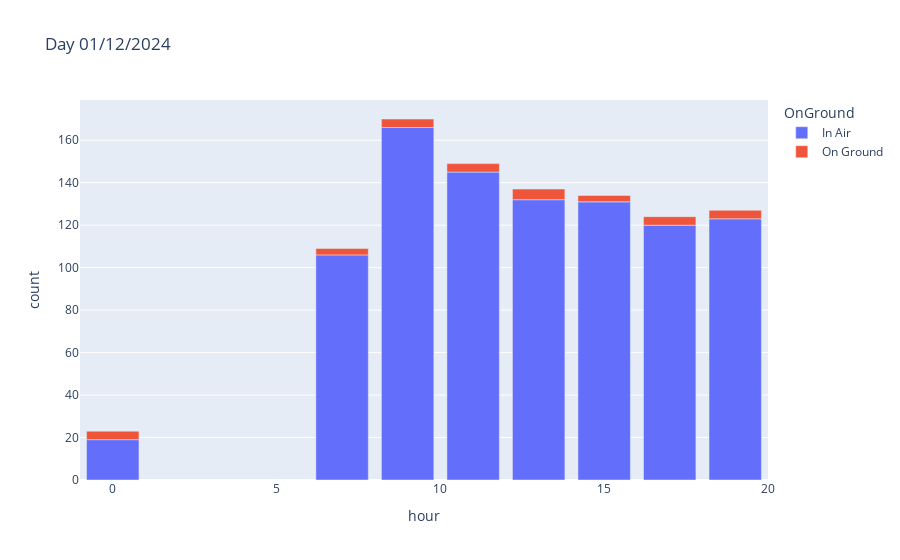
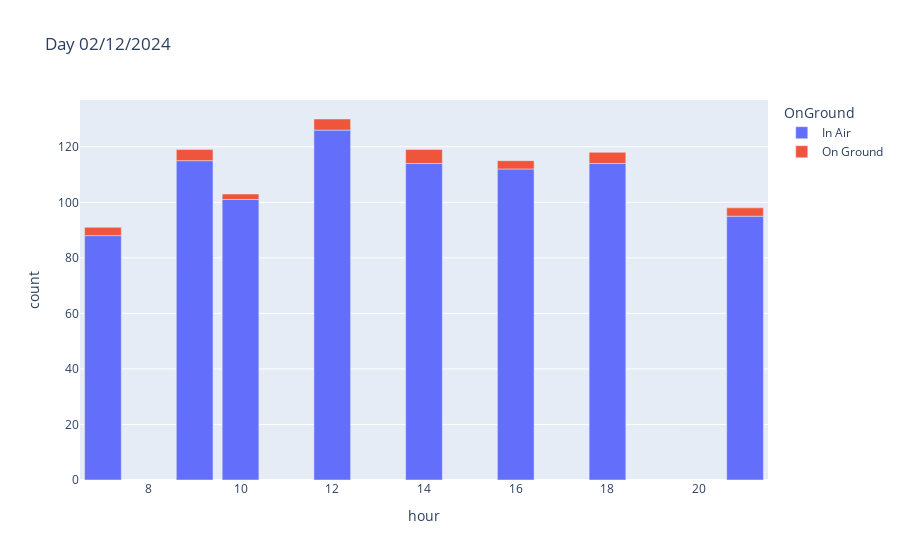
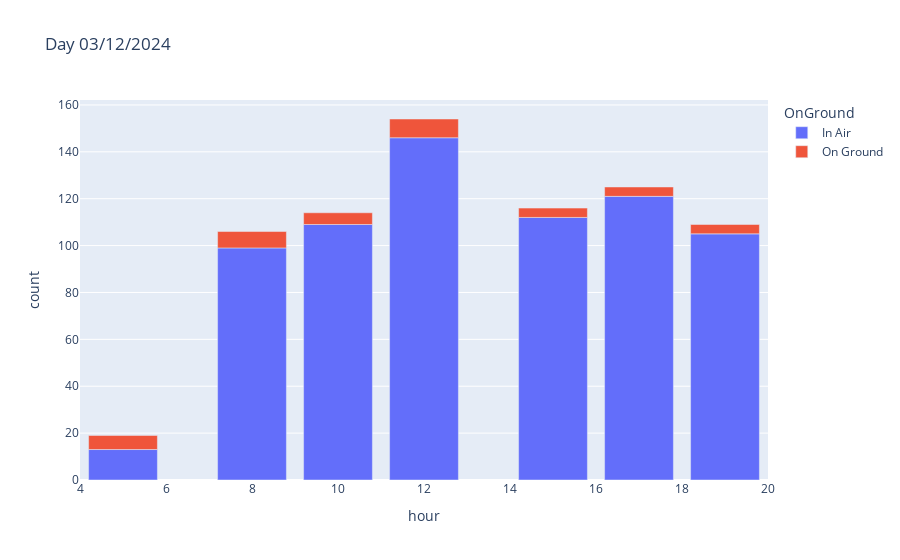
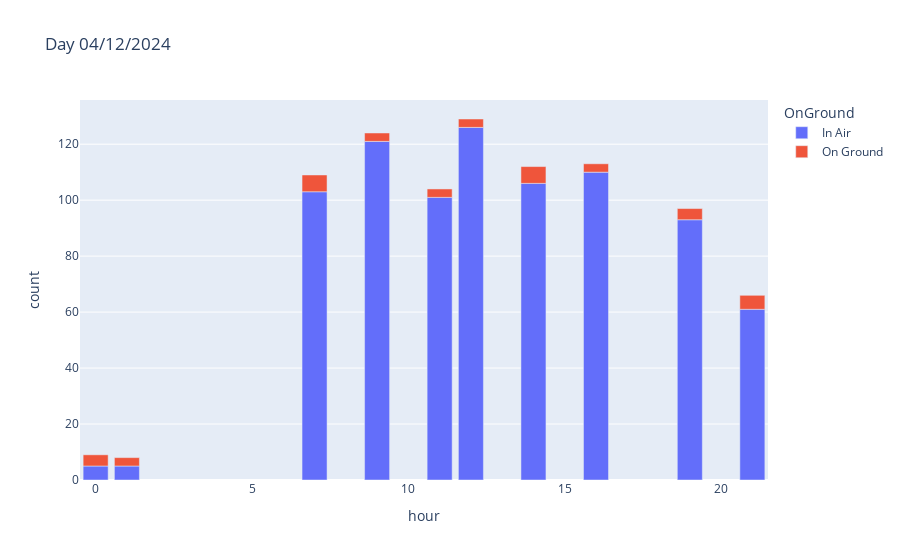

Source (notebook cell) for these figures, in order:
### Code cell
import plotly.express as px
days = df_11_grouped["day"].unique()
for day in days:
    df = df_11_grouped[df_11_grouped["day"] ==day]
    df =df.groupby(["hour","OnGround"])["OnGround"].size().reset_index(name="count")
    df["OnGround"] = df["OnGround"].replace({1: "On Ground", 0: "In Air"})
    
    fig = px.bar(df, x="hour", y="count", color="OnGround", title=f"Day {day}")

    fig.show()

### Figure 1 — Plotly figure (JSON) as saved in the notebook; plotly's stock layout.template omitted (floating-point values rounded to 4 significant figures)
{"data": [{"alignmentgroup": "True", "hovertemplate": "OnGround=In Air<br>hour=%{x}<br>count=%{y}<extra></extra>", "legendgroup": "In Air", "marker": {"color": "#636efa", "pattern": {"shape": ""}}, "name": "In Air", "offsetgroup": "In Air", "orientation": "v", "showlegend": true, "textposition": "auto", "type": "bar", "x": [0, 7, 9, 11, 13, 15, 17, 19], "xaxis": "x", "y": [19, 106, 166, 145, 132, 131, 120, 123], "yaxis": "y"}, {"alignmentgroup": "True", "hovertemplate": "OnGround=On Ground<br>hour=%{x}<br>count=%{y}<extra></extra>", "legendgroup": "On Ground", "marker": {"color": "#EF553B", "pattern": {"shape": ""}}, "name": "On Ground", "offsetgroup": "On Ground", "orientation": "v", "showlegend": true, "textposition": "auto", "type": "bar", "x": [0, 7, 9, 11, 13, 15, 17, 19], "xaxis": "x", "y": [4, 3, 4, 4, 5, 3, 4, 4], "yaxis": "y"}], "layout": {"barmode": "relative", "legend": {"title": {"text": "OnGround"}, "tracegroupgap": 0}, "title": {"text": "Day 01/12/2024"}, "xaxis": {"anchor": "y", "domain": [0, 1], "title": {"text": "hour"}}, "yaxis": {"anchor": "x", "domain": [0, 1], "title": {"text": "count"}}}}

### Figure 2 — Plotly figure (JSON) as saved in the notebook; plotly's stock layout.template omitted (floating-point values rounded to 4 significant figures)
{"data": [{"alignmentgroup": "True", "hovertemplate": "OnGround=In Air<br>hour=%{x}<br>count=%{y}<extra></extra>", "legendgroup": "In Air", "marker": {"color": "#636efa", "pattern": {"shape": ""}}, "name": "In Air", "offsetgroup": "In Air", "orientation": "v", "showlegend": true, "textposition": "auto", "type": "bar", "x": [7, 9, 10, 12, 14, 16, 18, 21], "xaxis": "x", "y": [88, 115, 101, 126, 114, 112, 114, 95], "yaxis": "y"}, {"alignmentgroup": "True", "hovertemplate": "OnGround=On Ground<br>hour=%{x}<br>count=%{y}<extra></extra>", "legendgroup": "On Ground", "marker": {"color": "#EF553B", "pattern": {"shape": ""}}, "name": "On Ground", "offsetgroup": "On Ground", "orientation": "v", "showlegend": true, "textposition": "auto", "type": "bar", "x": [7, 9, 10, 12, 14, 16, 18, 21], "xaxis": "x", "y": [3, 4, 2, 4, 5, 3, 4, 3], "yaxis": "y"}], "layout": {"barmode": "relative", "legend": {"title": {"text": "OnGround"}, "tracegroupgap": 0}, "title": {"text": "Day 02/12/2024"}, "xaxis": {"anchor": "y", "domain": [0, 1], "title": {"text": "hour"}}, "yaxis": {"anchor": "x", "domain": [0, 1], "title": {"text": "count"}}}}

### Figure 3 — Plotly figure (JSON) as saved in the notebook; plotly's stock layout.template omitted (floating-point values rounded to 4 significant figures)
{"data": [{"alignmentgroup": "True", "hovertemplate": "OnGround=In Air<br>hour=%{x}<br>count=%{y}<extra></extra>", "legendgroup": "In Air", "marker": {"color": "#636efa", "pattern": {"shape": ""}}, "name": "In Air", "offsetgroup": "In Air", "orientation": "v", "showlegend": true, "textposition": "auto", "type": "bar", "x": [5, 8, 10, 12, 15, 17, 19], "xaxis": "x", "y": [13, 99, 109, 146, 112, 121, 105], "yaxis": "y"}, {"alignmentgroup": "True", "hovertemplate": "OnGround=On Ground<br>hour=%{x}<br>count=%{y}<extra></extra>", "legendgroup": "On Ground", "marker": {"color": "#EF553B", "pattern": {"shape": ""}}, "name": "On Ground", "offsetgroup": "On Ground", "orientation": "v", "showlegend": true, "textposition": "auto", "type": "bar", "x": [5, 8, 10, 12, 15, 17, 19], "xaxis": "x", "y": [6, 7, 5, 8, 4, 4, 4], "yaxis": "y"}], "layout": {"barmode": "relative", "legend": {"title": {"text": "OnGround"}, "tracegroupgap": 0}, "title": {"text": "Day 03/12/2024"}, "xaxis": {"anchor": "y", "domain": [0, 1], "title": {"text": "hour"}}, "yaxis": {"anchor": "x", "domain": [0, 1], "title": {"text": "count"}}}}

### Figure 4 — Plotly figure (JSON) as saved in the notebook; plotly's stock layout.template omitted (floating-point values rounded to 4 significant figures)
{"data": [{"alignmentgroup": "True", "hovertemplate": "OnGround=In Air<br>hour=%{x}<br>count=%{y}<extra></extra>", "legendgroup": "In Air", "marker": {"color": "#636efa", "pattern": {"shape": ""}}, "name": "In Air", "offsetgroup": "In Air", "orientation": "v", "showlegend": true, "textposition": "auto", "type": "bar", "x": [0, 1, 7, 9, 11, 12, 14, 16, 19, 21], "xaxis": "x", "y": [5, 5, 103, 121, 101, 126, 106, 110, 93, 61], "yaxis": "y"}, {"alignmentgroup": "True", "hovertemplate": "OnGround=On Ground<br>hour=%{x}<br>count=%{y}<extra></extra>", "legendgroup": "On Ground", "marker": {"color": "#EF553B", "pattern": {"shape": ""}}, "name": "On Ground", "offsetgroup": "On Ground", "orientation": "v", "showlegend": true, "textposition": "auto", "type": "bar", "x": [0, 1, 7, 9, 11, 12, 14, 16, 19, 21], "xaxis": "x", "y": [4, 3, 6, 3, 3, 3, 6, 3, 4, 5], "yaxis": "y"}], "layout": {"barmode": "relative", "legend": {"title": {"text": "OnGround"}, "tracegroupgap": 0}, "title": {"text": "Day 04/12/2024"}, "xaxis": {"anchor": "y", "domain": [0, 1], "title": {"text": "hour"}}, "yaxis": {"anchor": "x", "domain": [0, 1], "title": {"text": "count"}}}}
